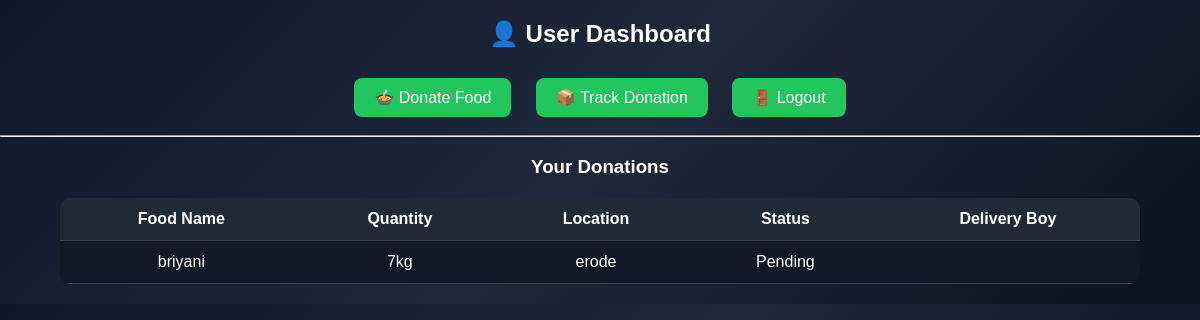
Page /user_dashboard (signed in) on the earlier database version.
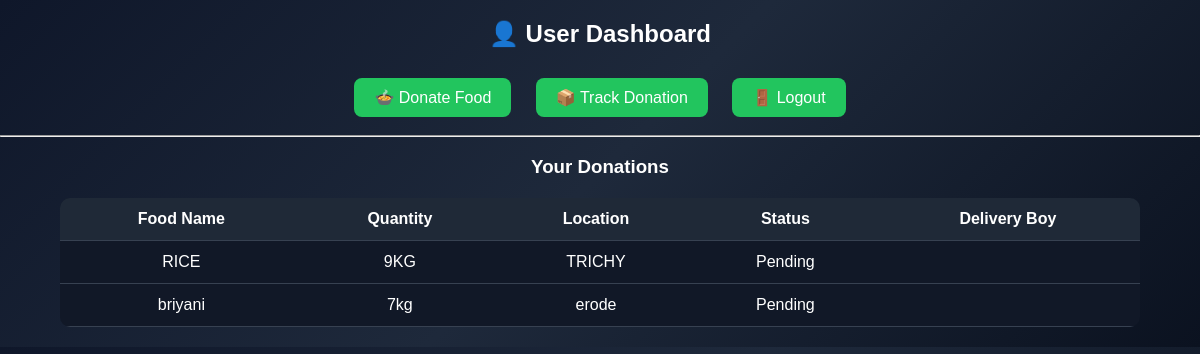
Same page on the later database version.
### tables this page shows
CREATE TABLE donations(
        id INTEGER PRIMARY KEY AUTOINCREMENT,
        user_email TEXT,
        food_name TEXT,
        quantity TEXT,
        location TEXT,
        status TEXT DEFAULT 'Pending',
        delivery_boy TEXT DEFAULT ''
    );

### app.py (the view)
@app.route("/user_dashboard")
def user_dashboard():
    if "user" not in session:
        return redirect(url_for("user_login"))
    user_email = session["user"]
    conn = sqlite3.connect(DB)
    cur = conn.cursor()
    cur.execute("""
        SELECT food_name, quantity, location, status, delivery_boy
        FROM donations
        WHERE user_email=?
        ORDER BY id DESC
    """, (user_email,))
    donations = cur.fetchall()
    conn.close()
    return render_template(
        "user_dashboard.html",
        donations=donations,
        user_email=user_email
    )

### templates/user_dashboard.html (shortened to what this page needs)
<!DOCTYPE html>
<html>
<head>
</head>
<body>
<h2>👤 User Dashboard</h2>
<a href="/donate_food">🍲 Donate Food</a>
<a href="/track_donation">📦 Track Donation</a>
<a href="/logout">🚪 Logout</a>
<hr>
<h3>Your Donations</h3>
<table>
    <tr>
        <th>Food Name</th>
        <th>Quantity</th>
        <th>Location</th>
        <th>Status</th>
        <th>Delivery Boy</th>
    </tr>
    {% for d in donations %}
    <tr>
        <td>{{ d[0] }}</td>
        <td>{{ d[1] }}</td>
        <td>{{ d[2] }}</td>
        <td>{{ d[3] }}</td>
        <td>{{ d[4] }}</td>
    </tr>
    {% endfor %}
</table>
</body>
</html>

Differences in the rows shown:
added donations: food_name "RICE", quantity "9KG", location "TRICHY", status "Pending"
